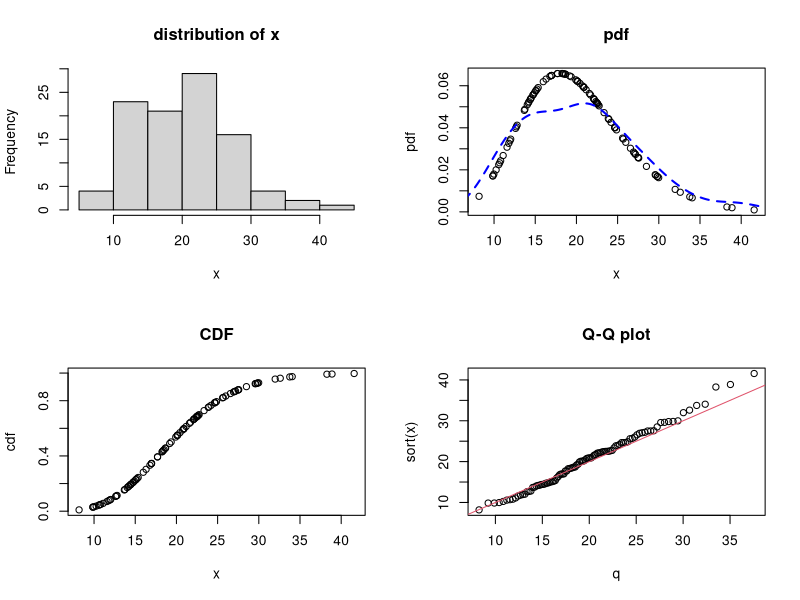
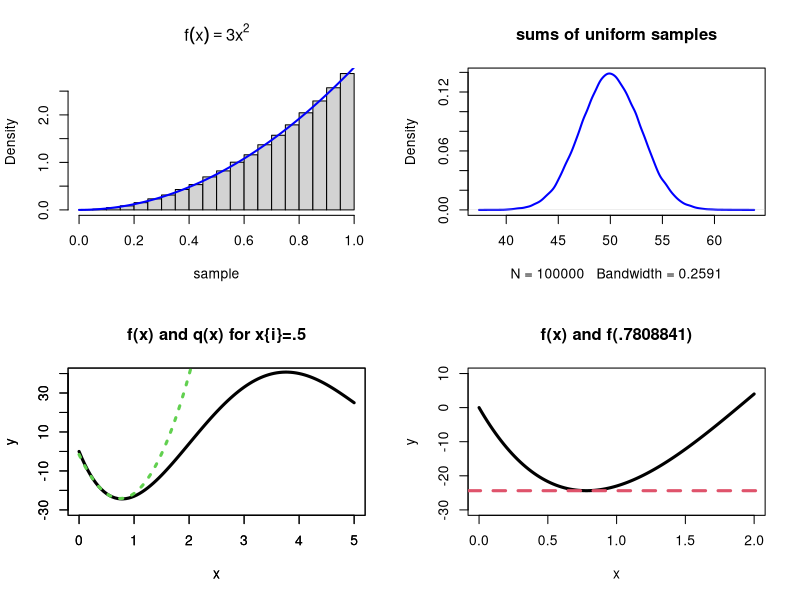
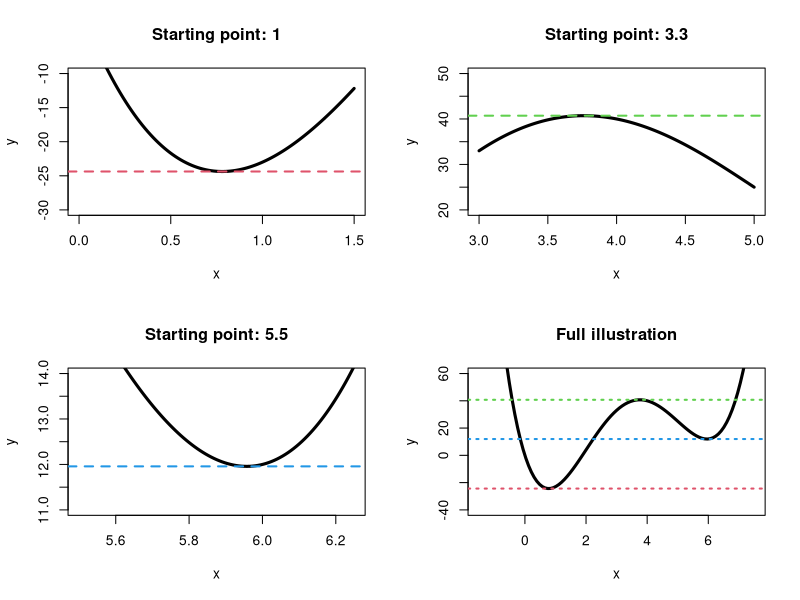

Reproduce these figures in R, in order.
## ---- chunk 1
#random generation from known Chi-square distribution
x <- rchisq(100, df=20) #arguments are n and degrees of freedom

#dchisq takes random observations from a distribution (or a sequence of #'s) #and returns the probabilities that would be associated with those numbers
# according to a given pdf, with parameters you set.
pdf = dchisq(x, df = 20)

#pchisq also takes a vector of values, but this time assigns the
#associated value from the specified CDF
cdf = pchisq(x, df =20)

#qchisq takes probabilities (values form 0 to 1) and assigns the value of
#the random variable that would be associated with the quantile equivalent
#to the probability provided to the function
#So for qchisq, df = 20, entering: .01, .1, .25, .5, .75, .9, and .99
# should return numbers like 5, 12, 15, 20, 23, 27, 35 ... [20 is the mean]
q <- qchisq(seq(.01,.99,length.out=100),df=20)
## ---- chunk 2
par(mfrow=c(2,2))
hist(x, main = "distribution of x")
plot(x,pdf, main = "pdf")
lines(density(x),col = "blue",lty=2,lwd=2) #density() can be used for a curve
plot(x,cdf, main = "CDF")
plot(q,sort(x), main = "Q-Q plot") #equivalent to qqplot() function
abline(0,1, col = "2") #add the 45-degree line (for reference)
## ---- chunk 3
# 1. Take the antiderivative of the pdf (the CDF)
# 2. Take the inverse of that CDF
# 3. For this CDF, substitute runif(n) for x
# 4. The n random-uniform X's will be transformed to the original pdf
# Note: the inverse function of a function can be found using optim()

pdf <- function(x) {3 * x^2}
CDF <- function(x) {x^3}
#In this case the inverse is a known result (no need to solve for it)
inverse <- function(x) {x^(1/3)}
# To produce a random sample from the pdf f(x)=(3 * x^2) of size 100000
sample <- inverse(runif(100000))
hist(sample, prob = T, main = expression(f(x)==3 * x^2))
x <- seq(0,1,.01)
lines(x, 3*x^2, col = "blue", lwd = 2) #overlay the pdf
## ---- chunk 4
#The sums of uniform random random samples will be normally dist.
Y = matrix(runif(100000 * 100), nrow=100000, ncol=100)
X <- rowSums(Y)
plot(density(X), col = "blue", lwd = 2,main="sums of uniform samples")
## ---- chunk 5
#create function to produce a vector of s^2 estimates, from a specified # of
#ind. rnorm samples; all with the same n, mu, and SD parameters:
s.2.estimates <- function(n, replications){
  R <- replications
  out <- NULL #empty object for generating output list
  #compute R s^2 estimates
  for (i in 1:R) {
    x <- rnorm(n, 0 , 1) #generate random normal, size = n, mu = 0, sd = 1
    mean <- mean(x) #mean for the first of R samples
    deviations <- x - mean #compute the distance of each x from the mean
    sq.devs <- deviations^2 #square the deviations from the mean
    out[i] <- sum(sq.devs)/(n-1) #sum the squares, and divide by n - 1
  }
  bias.estimate <- mean(out) - 1 #compute bias over all estimates of s^2
  sd.estimate <- sqrt((1/(R-1))*(sum((out-mean(out))^2)))
  mse.estimate <- sd.estimate^2 + bias.estimate^2 # variance + bias^2
  #create output object (named list in this case)
  return(list(s.2.estimates = out,
              Bias = bias.estimate,
              SD = sd.estimate,
              MSE = mse.estimate,
              n = n,
              R = replications))
}
run1 <- s.2.estimates(n = 100, replications  = 10000)
str(run1)
## ---- chunk 6
mean(run1$s.2.estimates)
# [1] 0.9980755
## ---- chunk 7
rho <- 2-sqrt(5)/2 ###THIS IS THE GOLDEN RATIO
precision <- 1e-6 #some VERY small number
int <- c(-5,5)#starting interval in which you think the minima exists
ceiling(log(precision/(diff(int)))/log(1-rho))
#CEILING FUNCTION WILL Round up to the nearest Integer
## ---- chunk 8
curve(x^4-14*x^3+60*x^2-70*x,xlim=c(0,5), ylim=c(-30,40),lwd=3,main ="f(x) and q(x) for x{i}=.5",ylab="y")
par(new=T)
curve((.5)^4-14*(.5)^3+60*(.5)^2-70*(.5) + (4*(.5)^3-42*(.5)^2+120*(.5)-70)*(x-.5) + (.5)*(12*(.5)^2-84*(.5)+120)*((x-.5)^2),xlim=c(0,5), col=3,lty=3,ylim=c(-30,40),lwd=3,ylab="y")

## ---- chunk 9
#uses function, and a range to search
#FINDS A MINIMUM(default) OR MAX depending on argument "maximum"
#optimize(f, lower = 4, upper = 15, maximum = TRUE)
## ---- chunk 10
#uses the log-likelihood function
#FINDS A MINIMUM
#CAN BE USED WITH A TWO VARIABLE DIST if you set each variable
#To a different column of the one x variable in the function,
#then pass it through the optim function
#optim(c(1,1), func)
## ---- chunk 11
newton <- function(f_prime, f_dbl, start, precision = 1e-5) {
  #Compute the first iteration to obtain x and x_i, and their difference
  x_old <- as.numeric(start)
  x_new <- x_old - f_prime(x_old)/f_dbl(x_old)
  diff <- x_new - x_old
  i <- 1
  #if the difference is above the desired precision, repeat
  while (abs(diff) > precision) {
    x_old <- x_new #switch the new value into the position of the old
    x_new <- x_old - f_prime(x_old)/f_dbl(x_old) #compute a new, new value
    i <- i + 1
    diff <- x_new - x_old #compute a new difference, the while-loop will now restart 
  }
  return(list(x = x_new, iterations = 1))
}
newton(f_prime = function(x) (4*x^3-42*x^2+120*x-70),
       f_dbl = function(x) (12*x^2-84*x+120),
       start = .56)
## ---- chunk 12
f <- function(x) (x^4-14*x^3+60*x^2-70*x)
curve(f,xlim=c(0,2), ylim=c(-30,10),lwd=3,main ="f(x) and f(.7808841)",ylab="y")
par(new=T)
abline(h = f(.7808841), lwd=3,lty=2,col=2)
## ---- chunk 13
#Test the function using starting points 1, 3.3, and 5.5:
local.root <- NULL #This will capture the x value produced 
for (i in 1:3) {
  local.root[i]<- newton(f_prime = function(x) (4*x^3-42*x^2+120*x-70),
       f_dbl = function(x) (12*x^2-84*x+120),
       start = c(1, 3.3, 5.5)[i])$x
}
output <- matrix(local.root,ncol=1)
rownames(output) <- c("Starting point 1:", "Starting point 3.3:",
                      "Starting point 5.5:")
colnames(output) <- c("Location of max/min")
output
## ---- chunk 14
par(mfrow = c(2,2))
curve(f,xlim=c(0,1.5), ylim=c(-30,-10),lwd=3,main ="Starting point: 1",ylab="y")
par(new=T)
abline(h = f(local.root[1]), lwd=2,lty=2,col=2)
curve(f,xlim=c(3,5), ylim=c(20,50),lwd=3,main ="Starting point: 3.3",ylab="y")
par(new=T)
abline(h = f(local.root[2]), lwd=2,lty=2,col=3)
curve(f,xlim=c(5.5,6.25), ylim=c(11,14),lwd=3,main ="Starting point: 5.5",ylab="y")
par(new=T)
abline(h = f(local.root[3]), lwd=2,lty=2,col=4)
curve(f,xlim=c(-1.5,7.5), ylim=c(-40,60),lwd=3,main ="Full illustration",ylab="y")
par(new=T)
abline(h = f(local.root[1]), lwd=2,lty=3,col=2)
par(new=T)
abline(h = f(local.root[2]), lwd=2,lty=3,col=3)
par(new=T)
abline(h = f(local.root[3]), lwd=2,lty=3,col=4)
## ---- chunk 15
#mean(predict("model", newdata = test) - test$y)^2
## ---- chunk 16
#ordinary mean squared residuals, but each obtained when we left out
#one of the n observations.
#mean(predict("model") - test$y)^2
